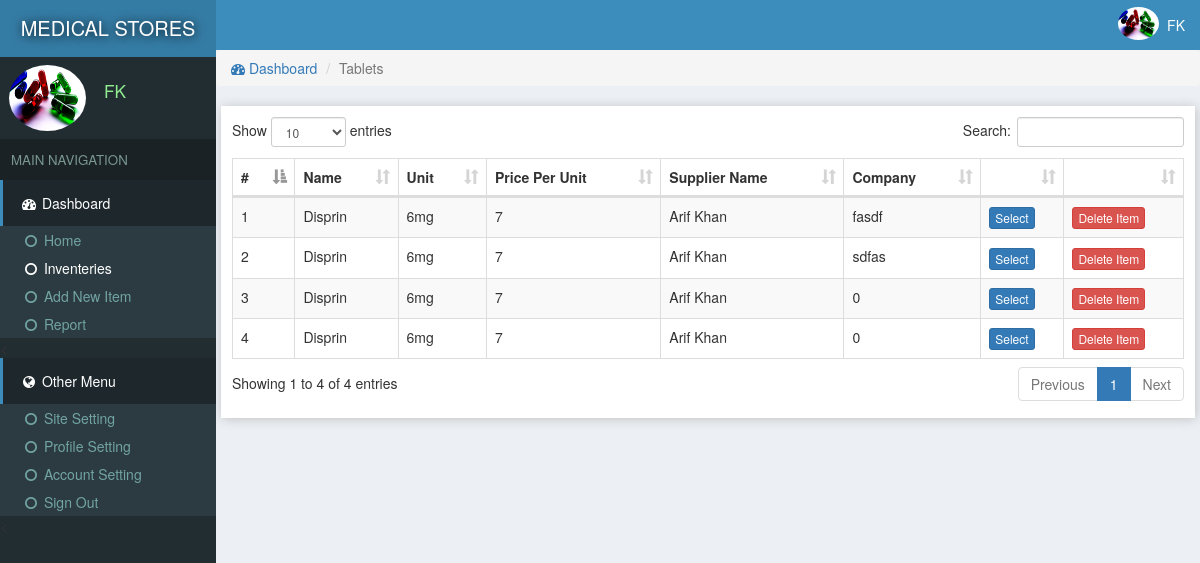
The app's page /inventeries.php?catId=2 (signed in), older data.
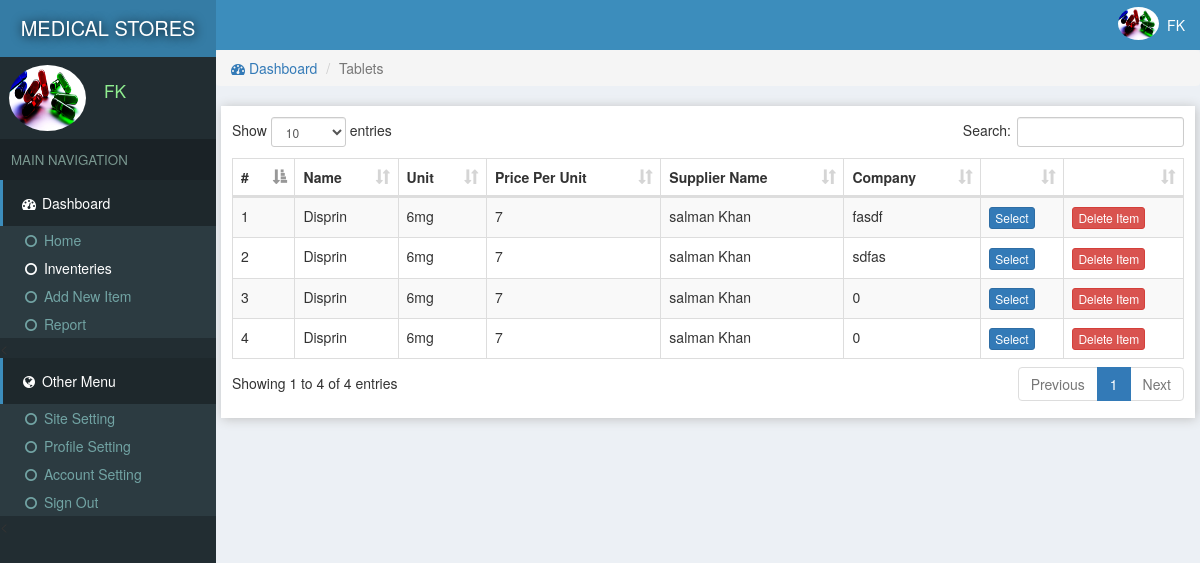
The same page, newer data.
### tables this page shows
CREATE TABLE `site` (
  `id` int(11) NOT NULL,
  `title` varchar(222) NOT NULL,
  `name` varchar(222) NOT NULL
);

CREATE TABLE `users` (
  `id` int(11) NOT NULL,
  `email` varchar(222) NOT NULL,
  `password` varchar(222) NOT NULL,
  `name` varchar(222) NOT NULL,
  `pic` varchar(222) NOT NULL,
  `number` varchar(222) NOT NULL,
  `date` timestamp NOT NULL DEFAULT CURRENT_TIMESTAMP
);

CREATE TABLE `categories` (
  `id` int(11) NOT NULL,
  `name` varchar(222) NOT NULL,
  `pic` varchar(111) NOT NULL,
  `details` varchar(333) NOT NULL,
  `date` timestamp NOT NULL DEFAULT CURRENT_TIMESTAMP
);

CREATE TABLE `inventeries` (
  `id` int(11) NOT NULL,
  `catId` int(11) NOT NULL,
  `supplier` varchar(222) NOT NULL,
  `name` text NOT NULL,
  `unit` text NOT NULL,
  `price` text NOT NULL,
  `pic` text NOT NULL,
  `description` text NOT NULL,
  `company` varchar(111) NOT NULL,
  `date` timestamp NOT NULL DEFAULT CURRENT_TIMESTAMP
);

### assets/function.php (called while the page is built, shortened)
<?php
function siteName()
{
	global $con;
	$array = $con->query("select * from site where id='1'");
	$row = $array->fetch_assoc();
	return $row['name'];
}
 ?>

### assets/db.php (called while the page is built, shortened)
<?php
    $con = new mysqli('localhost','root','','store');
    $array = $con->query("select * from users where id ='$_SESSION[userId]'");
    $user = $array->fetch_assoc();
?>

### inventeries.php (the view, shortened to what this page needs)
<?php require "assets/function.php" ?>
<?php require 'assets/db.php';?>
<!DOCTYPE html>
<html>
<head>
<link rel="stylesheet" href="js/datatables.net-bs/css/dataTables.bootstrap.min.css">
  <?php require "assets/autoloader.php" ?>
</head>
<body style="background: #ECF0F5;padding:0;margin:0">
<div class="dashboard" style="position: fixed;width: 18%;height: 100%;background:#222D32">
  <div style="background:#357CA5;padding: 14px 3px;color:white;font-size: 15pt;text-align: center;text-shadow: 1px 1px 11px black">
    <a href="index.php" style="color: white;text-decoration: none;"><?php echo strtoupper(siteName()); ?> </a>
  </div>
  <div class="flex" style="padding: 3px 7px;margin:5px 2px;">
    <div><img src="photo/<?php echo $user['pic'] ?>" class='img-circle' style='width: 77px;height: 66px'></div>
    <div style="color:lightgreen;font-size: 13pt;padding: 14px 7px;margin-left: 11px;"><?php echo ucfirst($user['name']); ?></div>
  </div>
  <div style="background: #1A2226;font-size: 10pt;padding: 11px;color: #79978F">MAIN NAVIGATION</div>
  <div>
    <div style="background:#1E282C;color: white;padding: 13px 17px;border-left: 3px solid #3C8DBC;"><span><i class="fa fa-dashboard fa-fw"></i> Dashboard</span></div>
    <div class="item">
      <ul class="nostyle zero">
        <a href="index.php"><li ><i class="fa fa-circle-o fa-fw"></i> Home</li></a>
        <a href="inventeries.php"><li style="color: white"><i class="fa fa-circle-o fa-fw"></i> Inventeries</li></a>
       <a href="addnew.php"><li><i class="fa fa-circle-o fa-fw"></i> Add New Item</li></a>
        <a href="reports.php"><li><i class="fa fa-circle-o fa-fw"></i> Report</li></a>
      </ul><
    </div>
  </div>
  <div style="background:#1E282C;color: white;padding: 13px 17px;border-left: 3px solid #3C8DBC;"><span><i class="fa fa-globe fa-fw"></i> Other Menu</span></div>
  <div class="item">
      <ul class="nostyle zero">
        <a href="sitesetting.php"><li><i class="fa fa-circle-o fa-fw"></i> Site Setting</li></a>
       <a href="profile.php"><li><i class="fa fa-circle-o fa-fw"></i> Profile Setting</li></a>
        <a href="accountSetting.php"><li><i class="fa fa-circle-o fa-fw"></i> Account Setting</li></a>
        <a href="logout.php"><li><i class="fa fa-circle-o fa-fw"></i> Sign Out</li></a>
      </ul><
    </div>
</div>
<div class="marginLeft" >
  <div style="color:white;background:#3C8DBC" >
    <div class="pull-right flex rightAccount" style="padding-right: 11px;padding: 7px;">
      <div><img src="photo/<?php echo $user['pic'] ?>" style='width: 41px;height: 33px;' class='img-circle'></div>
      <div style="padding: 8px"><?php echo ucfirst($user['name']) ?></div>
    </div>
  </div>
<?php
if (isset($_GET['catId']))
{
  $catId = $_GET['catId'];
  $array = $con->query("select * from categories where id='$catId'");
  $catArray =$array->fetch_assoc();
  $catName = $catArray['name'];
  $stockArray = $con->query("select * from inventeries where catId='$catArray[id]'");
}
else
{
  $catName = "All Inventeries";
  $stockArray = $con->query("select * from inventeries");
}
 ?>
  <div class="content">
   <ol class="breadcrumb ">
        <li><a href="index.php"><i class="fa fa-dashboard"></i> Dashboard</a></li>
        <li class="active"><?php echo $catName ?></li>
    </ol>
  <div class="tableBox" >
    <table id="dataTable" class="table table-bordered table-striped" style="z-index: -1">
      <thead>
        <th>#</th>
        <th>Name</th>
        <th>Unit</th>
        <th>Price Per Unit</th>
        <th>Supplier Name</th>
        <th>Company</th>
        <th></th>
        <th></th>
      </thead>
     <tbody>
      <?php $i=0;
        while ($row = $stockArray->fetch_assoc())
        {
          $i=$i+1;
          $id = $row['id'];
        ?>
          <tr>
            <td><?php echo $i; ?></td>
            <td><?php echo $row['name']; ?></td>
            <td><?php echo $row['unit']; ?></td>
            <td><?php echo $row['price']; ?></td>
            <td><?php echo $row['supplier']; ?></td>
            <td><?php echo $row['company']; ?></td>
            <?php
            if (!empty($_SESSION['bill']))
            {
            foreach ($_SESSION['bill'] as $key => $value)
            {
              if (in_array($row['id'], $_SESSION['bill'][$key]))
              {
                echo "<td>Selected</td>";break;
              }
               else
               {
              ?>
            <td id='selection<?php echo $i; ?>'><button class="btn btn-primary btn-xs" onclick="addInBill('<?php echo $id ?>','<?php echo $i; ?>')">Select</button></td>
              <?php break;} } } else {?>
              <td id='selection<?php echo $i; ?>'><button class="btn btn-primary btn-xs" onclick="addInBill('<?php echo $id ?>','<?php echo $i; ?>')">Select</button></td>
              <?php } ?>
              <td colspan="center"><a href="delete.php?item=<?php echo $row['id'] ?>&url=<?php echo $_SERVER['QUERY_STRING'] ?>"><button class='btn btn-danger btn-xs'>Delete Item</button></a></td>
          </tr>
      <?php
        }
       ?>
     </tbody>
    </table>
  </div>
  </div>
</div>
</body>
</html>

### assets/autoloader.php (shortened to what this page needs)
<link rel="stylesheet" type="text/css" href="css/bootstrap.min.css">
<link rel="stylesheet" type="text/css" href="font-awesome/css/font-awesome.min.css">

Row changes from the older to the newer data that the page shows:
changed inventeries "fasdf": supplier "Arif Khan" → "salman Khan"
changed inventeries "sdfas": supplier "Arif Khan" → "salman Khan"
changed inventeries (number 3 of 4 on the later page): supplier "Arif Khan" → "salman Khan"
changed inventeries (number 4 of 4 on the later page): supplier "Arif Khan" → "salman Khan"
